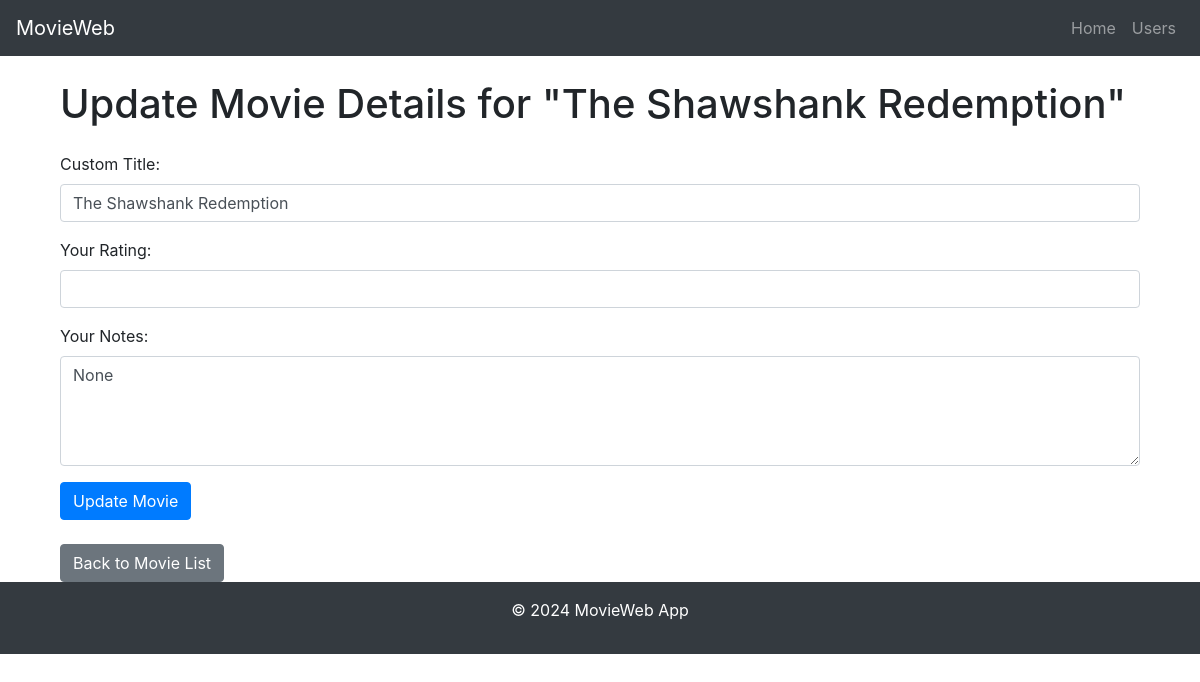
Screenshot of /users/1/update_movie/1 with the database file from the repository.
### datamanager/models.py (models this page shows)
class Movie(db.Model):
    __tablename__ = 'movies'
    id = db.Column(db.Integer, primary_key=True, autoincrement=True)
    name = db.Column(db.String(100), nullable=False, unique=True)
    director = db.Column(db.String(100))
    year = db.Column(db.Integer)
    rating = db.Column(db.Float)
    poster = db.Column(db.String(255))
    imdb_link = db.Column(db.String(255))

class UserMovies(db.Model):
    __tablename__ = 'user_movies'
    id = db.Column(db.Integer, primary_key=True, autoincrement=True)
    user_id = db.Column(db.Integer, db.ForeignKey('users.id'), nullable=False)
    movie_id = db.Column(db.Integer, db.ForeignKey('movies.id'), nullable=False)
    user_title = db.Column(db.String(100))
    user_rating = db.Column(db.Float)
    user_notes = db.Column(db.Text)
    added_at = db.Column(db.DateTime, default=db.func.now())
    user = db.relationship('User', backref=db.backref('user_movies', lazy=True))
    movie = db.relationship('Movie', backref=db.backref('user_movies', lazy=True))

### app.py (the view, shortened to what this page needs)
@app.route('/users/<int:user_id>/update_movie/<int:user_movie_id>', methods=['GET', 'POST'])
def update_movie(user_id, user_movie_id):
    try:
        user_movie = data_manager.get_user_movie(user_movie_id)
        if not user_movie:
            return render_error_page(404, "Movie not found.")
        user = data_manager.get_user_by_id(user_id)
        if not user:
            return render_error_page(404, "User not found.")
        return render_template('update_movie.html', user_movie=user_movie)
    except KeyError as e:
        flash(f"Invalid form data: {str(e)}", "error")
        return render_template('update_movie.html', user_movie=user_movie)
    except Exception as e:
        app.logger.error(f"Error in update_movie route: {e}")
        return render_error_page(500, "Failed to update movie.")

### datamanager/sqlite_data_manager.py (called while the page is built)
    def get_user_by_id(self, user_id):
        return User.query.get(user_id)

    def get_user_movie(self, user_movie_id):
        try:
            user_movie = UserMovies.query.get(user_movie_id)
            return user_movie
        except Exception as e:
            self.db.session.rollback()
            print(f"Error fetching movie by ID: {e}")
            return None

### templates/update_movie.html (shortened to what this page needs)
{% extends "base.html" %}
{% block content %}
<div class="container mt-4">
    <h1 class="mb-4">Update Movie Details for "{{ user_movie.movie.name }}"</h1>
    <form method="post" action="{{ url_for('update_movie', user_id=user_movie.user_id, user_movie_id=user_movie.id) }}">
        <div class="form-group">
            <label for="user_title">Custom Title:</label>
            <input type="text" id="user_title" name="user_title" class="form-control" value="{{ user_movie.user_title }}">
        </div>
        <div class="form-group">
            <label for="user_rating">Your Rating:</label>
            <input type="number" id="user_rating" name="user_rating" class="form-control" step="0.1" min="0" max="10" value="{{ user_movie.user_rating }}">
        </div>
        <div class="form-group">
            <label for="user_notes">Your Notes:</label>
            <textarea id="user_notes" name="user_notes" class="form-control" rows="4">{{ user_movie.user_notes }}</textarea>
        </div>
        <button type="submit" class="btn btn-primary">Update Movie</button>
    </form>
    <div class="mt-4">
        <a href="{{ url_for('user_movies', user_id=user_movie.user_id) }}" class="btn btn-secondary">Back to Movie List</a>
    </div>
</div>
{% endblock %}

### rows the page displays
Movie: movie.name "The Shawshank Redemption"
UserMovies: user_title "The Shawshank Redemption", user_notes "None"
